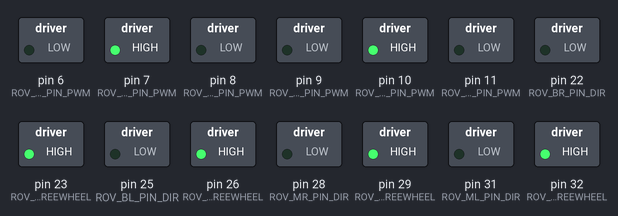
A sketch run on a simulated Arduino Mega 2560, built with avr-gcc and run on an emulated ATmega2560. On the bench: switched loads named in the sketch (green lamp = pin HIGH).

Above: at 0.1 s.
Timing chart, 0 to 1.6 s (numbered marks = the images above):
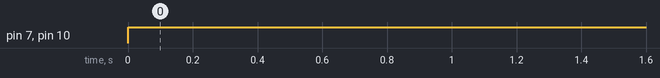

The sketch:

test.ino
```cpp
#include <ArduinoSTL.h>
#include "defines.h"
#include <vector>
#include "rov.h"

ROV *a;
void setup() {
  a = new ROV();
  a->setup();
}

void loop() {
  std::vector<int> duties;

  duties.push_back(0);
  duties.push_back(255);
  duties.push_back(0);

  duties.push_back(0);
  duties.push_back(255);
  duties.push_back(0);

  a->setDuties(duties);
  delay(10);
}
```

defines.h
```cpp
// MOTOR DEFINES

// LEFT TRAIN
// top left
#define ROV_TL_PIN_DIR       37
#define ROV_TL_PIN_FREEWHEEL 38
#define ROV_TL_PIN_RSTOP     39
#define ROV_TL_PIN_PWM       6

// mid left
#define ROV_ML_PIN_DIR       31
#define ROV_ML_PIN_FREEWHEEL 32
#define ROV_ML_PIN_RSTOP     33
#define ROV_ML_PIN_PWM       7

// back left
#define ROV_BL_PIN_DIR       25
#define ROV_BL_PIN_FREEWHEEL 26
#define ROV_BL_PIN_RSTOP     27
#define ROV_BL_PIN_PWM       8

// top right
#define ROV_TR_PIN_DIR       34
#define ROV_TR_PIN_FREEWHEEL 35
#define ROV_TR_PIN_RSTOP     36
#define ROV_TR_PIN_PWM       9

// mid right
#define ROV_MR_PIN_DIR       28
#define ROV_MR_PIN_FREEWHEEL 29
#define ROV_MR_PIN_RSTOP     30
#define ROV_MR_PIN_PWM       10

// back right
#define ROV_BR_PIN_DIR       22
#define ROV_BR_PIN_FREEWHEEL 23
#define ROV_BR_PIN_RSTOP     24
#define ROV_BR_PIN_PWM       11
```

motor.cpp
```cpp
#include <math.h>
#include "motor.h"

void Motor::setSpeed(float turningRadius, float turningSpeed, float maxTurningSpeed, float forwardVel) {
  // The math checks out. We did the trig.
  setDuty(turningSpeed*((turningRadius-x)/maxTurningSpeed) + forwardVel);
}

float Motor::getTurningSpeed(float turningRadius, float turningSpeed) {
  return turningSpeed*(turningRadius-x);
}

void MotorDriver::setDir(bool newDir) {
  if (newDir != dir) {
    dir = newDir;
    digitalWrite(dirPin, newDir);
  }
}

void MotorDriver::setDuty(float speed) {
  if (isFlipped) {
    speed = -speed;
  }
  //setDir(speed > 0);

  //Serial.print("Motor: ");
  //Serial.print(ID);
  //Serial.print(" speed: ");
  //Serial.println(speed);
  analogWrite(pwmPin, (int)abs(speed));
}
```

motor.h
```cpp
#pragma once

#include "Arduino.h"

class Motor {
 public:
 Motor(int ID,float x, float y, float maxSpeed) : ID(ID),x(x), y(y), maxSpeed(maxSpeed) {}
  void setSpeed(float turningRadius, float turningSpeed, float maxTurningSpeed, float forwardVel);
  float getTurningSpeed(float turningRadius, float turningSpeed);
 protected:
  float x, y, maxSpeed;
  int ID;
  virtual void setDuty(float speed);
};

class MotorDriver : public Motor {
 public:
 MotorDriver(int ID,float x, float y, float maxSpeed, bool isFlipped,
             int pwmPin, int freewheelPin, int rstopPin, int dirPin)
   : Motor(ID,x, y, maxSpeed), pwmPin(pwmPin), isFlipped(isFlipped),
     dirPin(dirPin),rstopPin(rstopPin),freewheelPin(freewheelPin),dir(isFlipped) {
    pinMode(pwmPin, OUTPUT);
    pinMode(rstopPin, OUTPUT);
    pinMode(freewheelPin, OUTPUT);
    pinMode(dirPin, OUTPUT);
    digitalWrite(rstopPin, 0);
    digitalWrite(freewheelPin, 1);
    digitalWrite(dirPin, 0);
    //analogWrite(pwmPin, 0);
  }
  void setDuty(float speed);
  void setDir(bool newDir);
 protected:
  int pwmPin, dirPin, freewheelPin, rstopPin;
  bool isFlipped, dir; // true is forward, false is back
};
```

rov.cpp
```cpp
#include "rov.h"

/**
 * @brief Creates wheels from defines
 * @return Error code defined in common.
 */
int ROV::setup(void) {
  drivetrain.push_back(MotorDriver(0,0.4218, -0.53975, 255, false,
      ROV_TL_PIN_PWM, ROV_TL_PIN_FREEWHEEL, ROV_TL_PIN_RSTOP, ROV_TL_PIN_DIR));
  drivetrain.push_back(MotorDriver(1,0.4218, -0, 255, false,
      ROV_ML_PIN_PWM, ROV_ML_PIN_FREEWHEEL, ROV_ML_PIN_RSTOP, ROV_ML_PIN_DIR));
  drivetrain.push_back(MotorDriver(2,0.4080, -0.381, 255, false,
      ROV_BL_PIN_PWM, ROV_BL_PIN_FREEWHEEL, ROV_BL_PIN_RSTOP, ROV_BL_PIN_DIR));
  drivetrain.push_back(MotorDriver(3,0.4080, 0.381, 255, true,
      ROV_BR_PIN_PWM, ROV_BR_PIN_FREEWHEEL, ROV_BR_PIN_RSTOP, ROV_BR_PIN_DIR));
  drivetrain.push_back(MotorDriver(4,0.4218, 0, 255, true,
      ROV_MR_PIN_PWM, ROV_MR_PIN_FREEWHEEL, ROV_MR_PIN_RSTOP, ROV_MR_PIN_DIR));
  drivetrain.push_back(MotorDriver(5,0.4218, 0.53975, 255, true,
      ROV_TR_PIN_PWM, ROV_TR_PIN_FREEWHEEL, ROV_TR_PIN_RSTOP, ROV_TR_PIN_DIR));

  return ROV_OK;
}

int ROV::setDuties(std::vector<int> duties) {
  for (int i = 0; i < drivetrain.size(); i++) {
    drivetrain[i].setDuty(duties.at(i));
  }
}

/**
 * @brief Update all wheels
 * @return Error code defined in common.h
 */
int ROV::setSpeeds(float turningRadius, float turningSpeed, float forwardVel) {

  // UPDATE DIRECTION
  float maxTurningSpeed = 0;

  for (int i=0; i < drivetrain.size(); i++) {
    if (maxTurningSpeed < drivetrain.at(i).getTurningSpeed(turningRadius, turningSpeed)){
      maxTurningSpeed = drivetrain.at(i).getTurningSpeed(turningRadius, turningSpeed);
    }
  }
  maxTurningSpeed = (maxTurningSpeed != 0) ? maxTurningSpeed : 1;

  for (int i=0; i < drivetrain.size(); i++) {
    drivetrain[i].setSpeed(turningRadius, turningSpeed, maxTurningSpeed, forwardVel);
  }
  /*

  if(turningRadius == 0){
    for (int i=0; i < drivetrain.size(); i++) {
      drivetrain[i].setDuty(forwardVel);
    }
  } else{
    int sign = (turningRadius > 0)?1:-1;
    for (int i=0; i < drivetrain.size(); i++) {
      if(i < 3){
        drivetrain[i].setDuty(200*sign);
      }else{
        drivetrain[i].setDuty(200*sign*-1);
      }
    }
  }
  */
  return ROV_OK;
}
```

rov.h
```cpp
#pragma once

#include <vector>
#include "Arduino.h"
#include "defines.h"
#include "motor.h"
#include "common.h"

#define VERSION 2018

class ROV {
public:
    ROV() {};
    ~ROV() {};

    int setSpeeds(float turningRadius, float turningSpeed, float forwardVel);
    int setDuties(std::vector<int> duties);
    int setup(void);
 protected:
    std::vector<MotorDriver> drivetrain; // assuming all wheels in train move the same
};
```

Measured:
- by itself, pin 7 (ROV_ML_PIN_PWM), pin 10 (ROV_MR_PIN_PWM): LOW → HIGH at 0.00 s
